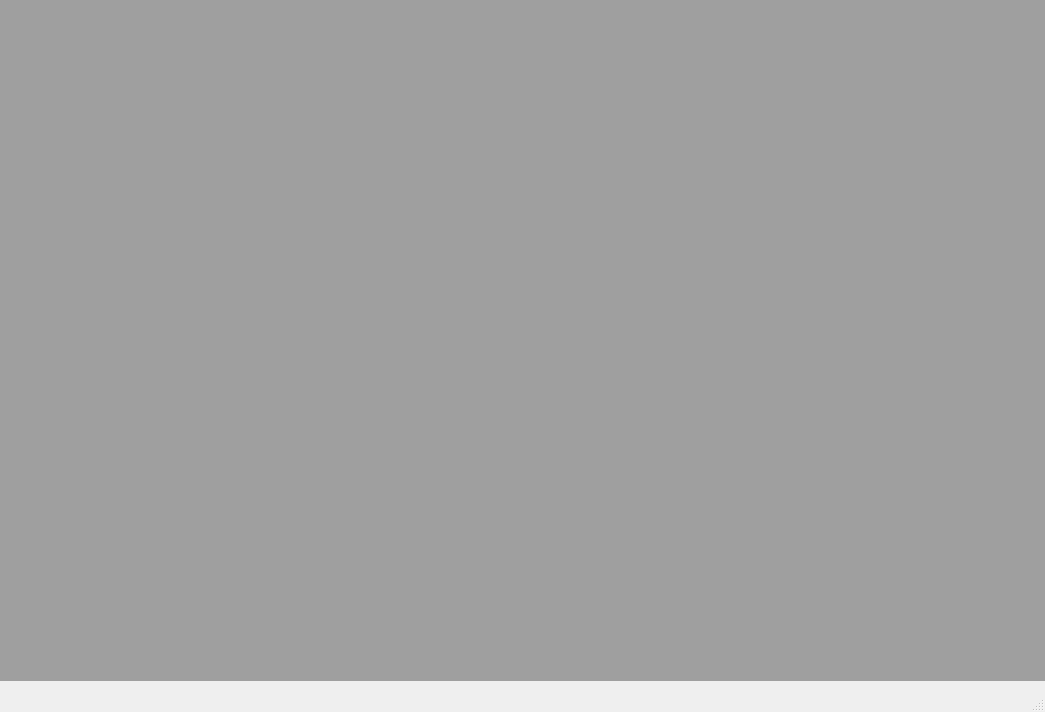
<?xml version="1.0" encoding="UTF-8"?>
<ui version="4.0">
 <class>RecMedWindow</class>
 <widget class="QMainWindow" name="RecMedWindow">
  <property name="geometry">
   <rect>
    <x>0</x>
    <y>0</y>
    <width>1045</width>
    <height>712</height>
   </rect>
  </property>
  <property name="windowTitle">
   <string>MainWindow</string>
  </property>
  <widget class="QWidget" name="centralwidget">
   <layout class="QGridLayout" name="gridLayout">
    <property name="leftMargin">
     <number>0</number>
    </property>
    <property name="topMargin">
     <number>0</number>
    </property>
    <property name="rightMargin">
     <number>0</number>
    </property>
    <item row="0" column="0">
     <widget class="QMdiArea" name="mdiArea"/>
    </item>
   </layout>
  </widget>
  <widget class="QStatusBar" name="statusBar"/>
 </widget>
 <resources/>
 <connections/>
</ui>
